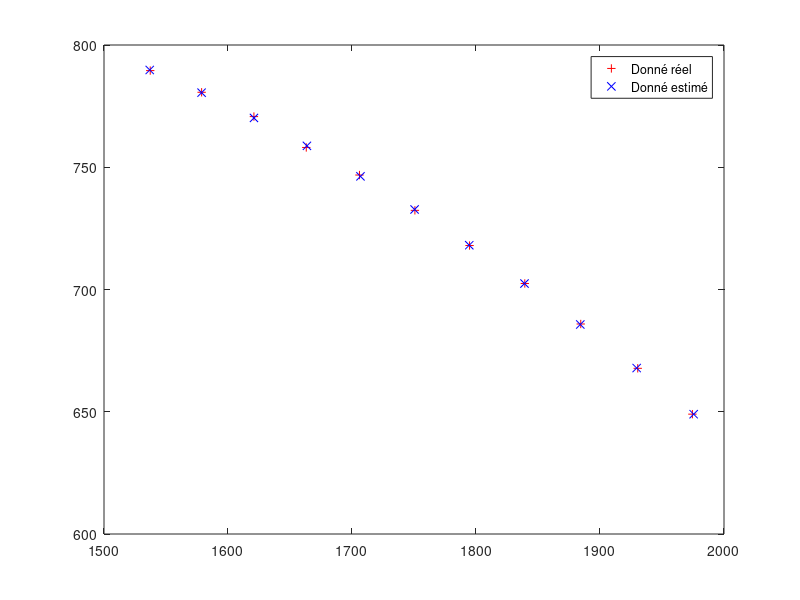

Write the MATLAB code that produced this figure.
clear; close all; clc;
load('xx2.mat');

Tmesu = Tmes;
mesures = Mesures;

mesures

var_noise_x = 2;
var_noise_y = 2;

n_of_mesures = length(Tmesu);
n_of_parametres = 6;

H = zeros(n_of_mesures * 2, n_of_parametres); % on multiplie par 2, car le vecteur de mesures contient 2 variables
R = zeros(n_of_mesures * 2, n_of_mesures * 2);

for i = 1:n_of_mesures
    H(2*i-1, :) = [1, Tmesu(i), Tmesu(i) ^ 2 / 2, 0, 0, 0];
    H(2*i, :) = [ 0, 0, 0, 1, Tmesu(i), Tmesu(i) ^ 2 / 2];

    R(2*i-1, 2*i-1) = var_noise_x;
    R(2*i, 2*i) = var_noise_y;
end

disp(H);
disp(R);

normal_matrix = H' / R * H;
disp(normal_matrix);

mesures_vector = mesures';
mesures_vector = mesures_vector(:);

theta = normal_matrix \ H' / R * mesures_vector;
disp(theta);

% Plot result

predictions = zeros(n_of_mesures, 2);
for i = 1:n_of_mesures
    H = [1, Tmesu(i), Tmesu(i) ^ 2 / 2, 0, 0, 0;
         0, 0, 0, 1, Tmesu(i), Tmesu(i) ^ 2 / 2];
    predictions(i,:) = H * theta;
end

plot(mesures(:,1),mesures(:,2),'r+');
hold on
plot(predictions(:,1),predictions(:,2),'bx');
legend({'Donné réel','Donné estimé'});
